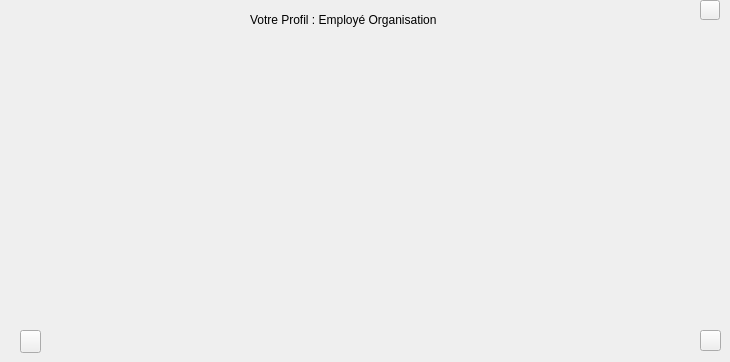
    <widget class="QWidget" name="pageprofil_org">
     <widget class="QPushButton" name="buttonsedeconn_5_org">
      <property name="geometry">
       <rect>
        <x>700</x>
        <y>330</y>
        <width>21</width>
        <height>21</height>
       </rect>
      </property>
      <property name="toolTip">
       <string>Se deconnecter</string>
      </property>
      <property name="styleSheet">
       <string notr="true">image: url(:/img/logout-icon-5-256.png);</string>
      </property>
      <property name="text">
       <string/>
      </property>
     </widget>
     <widget class="QPushButton" name="buttonquitter_5_org">
      <property name="geometry">
       <rect>
        <x>700</x>
        <y>0</y>
        <width>20</width>
        <height>20</height>
       </rect>
      </property>
      <property name="toolTip">
       <string>Quitter</string>
      </property>
      <property name="styleSheet">
       <string notr="true">image: url(:/img/bfa_power-off_flat-circle-white-on-ios-pink-gradient_512x512.png);</string>
      </property>
      <property name="text">
       <string/>
      </property>
     </widget>
     <widget class="QPushButton" name="back_org">
      <property name="geometry">
       <rect>
        <x>20</x>
        <y>330</y>
        <width>21</width>
        <height>23</height>
       </rect>
      </property>
      <property name="toolTip">
       <string>Retour</string>
      </property>
      <property name="styleSheet">
       <string notr="true">image: url(:/img/computer-icons-button-arrow-png-favpng-1sXz4GPFdZq5tvjfd9Q8gYCVt.png);</string>
      </property>
      <property name="text">
       <string/>
      </property>
     </widget>
     <widget class="QLabel" name="label_org">
      <property name="geometry">
       <rect>
        <x>250</x>
        <y>10</y>
        <width>351</width>
        <height>20</height>
       </rect>
      </property>
      <property name="styleSheet">
       <string notr="true">background:transparent;
font: italic 16pt &quot;Century Gothic&quot;;
color: qconicalgradient(cx:0.5, cy:0.5, angle:0, stop:0 rgba(35, 40, 3, 255), stop:0.16 rgba(136, 106, 22, 255), stop:0.225 rgba(166, 140, 41, 255), stop:0.285 rgba(204, 181, 74, 255), stop:0.345 rgba(235, 219, 102, 255), stop:0.415 rgba(245, 236, 112, 255), stop:0.52 rgba(209, 190, 76, 255), stop:0.57 rgba(187, 156, 51, 255), stop:0.635 rgba(168, 142, 42, 255), stop:0.695 rgba(202, 174, 68, 255), stop:0.75 rgba(218, 202, 86, 255), stop:0.815 rgba(208, 187, 73, 255), stop:0.88 rgba(187, 156, 51, 255), stop:0.935 rgba(137, 108, 26, 255), stop:1 rgba(35, 40, 3, 255));</string>
      </property>
      <property name="text">
       <string>Votre Profil : Employé Organisation</string>
      </property>
     </widget>
    </widget>
